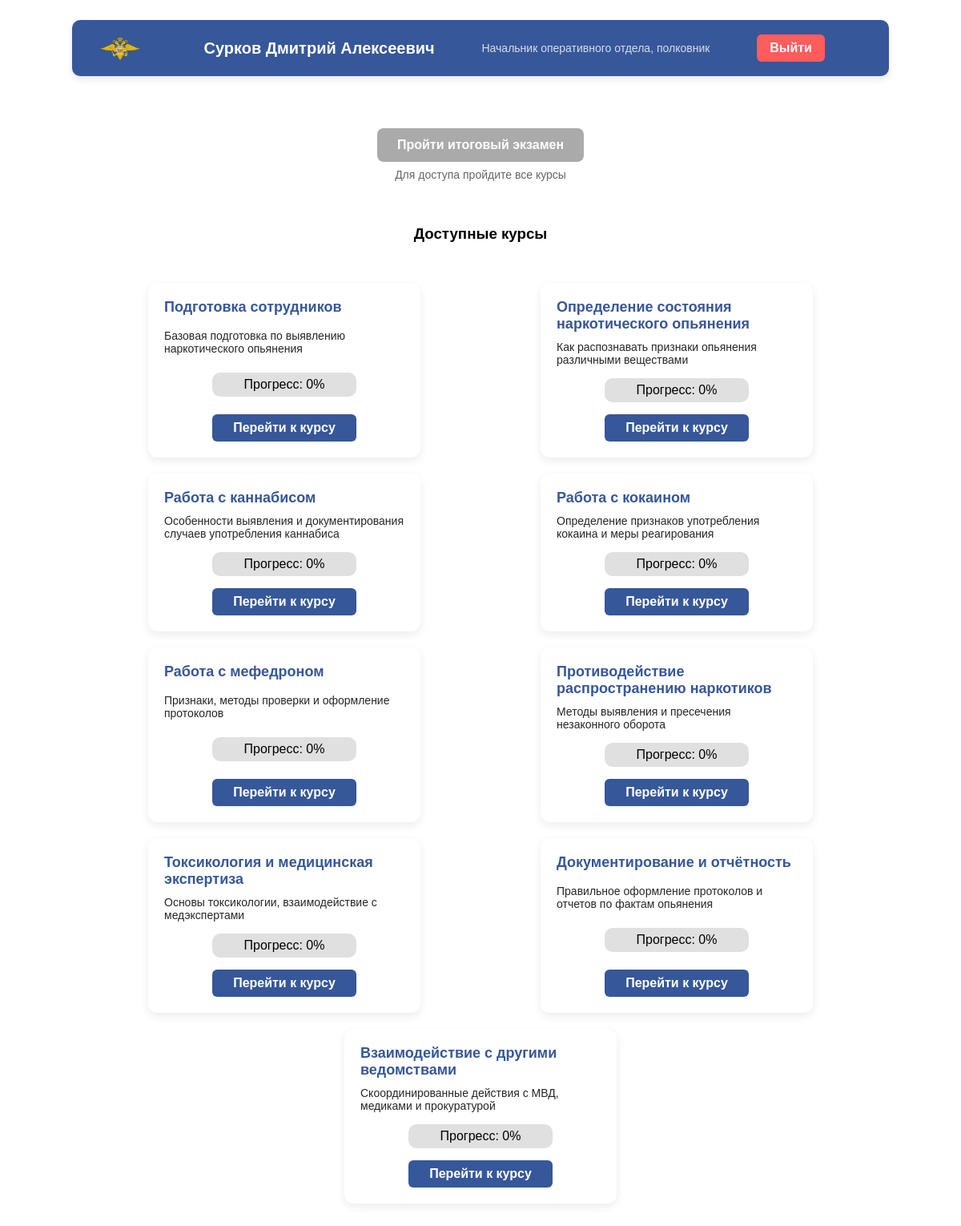
The app's page /student/dashboard.php (signed in) with its own data.
### tables this page shows
CREATE TABLE `users` (
  `id` int(11) NOT NULL,
  `personal_number` varchar(20) NOT NULL,
  `last_name` varchar(100) DEFAULT NULL,
  `first_name` varchar(100) DEFAULT NULL,
  `middle_name` varchar(100) DEFAULT NULL,
  `birth_date` date DEFAULT NULL,
  `passport_encrypted` text,
  `position` varchar(150) DEFAULT NULL,
  `rank` varchar(100) DEFAULT NULL,
  `role` enum('student','admin') NOT NULL,
  `password_hash` varchar(255) DEFAULT NULL,
  `created_at` timestamp NULL DEFAULT CURRENT_TIMESTAMP
);

CREATE TABLE `courses` (
  `id` int(11) NOT NULL,
  `title` varchar(255) DEFAULT NULL,
  `description` text,
  `is_active` tinyint(4) DEFAULT '1'
);

### student/dashboard.php (the view, shortened to what this page needs)
<?php
require '../config.php';
$userId = $_SESSION['user_id'];
$userStmt = $conn->prepare("
    SELECT last_name, first_name, middle_name, position, rank
    FROM users
    WHERE id = ?
");
$userStmt->bind_param('i', $userId);
$userStmt->execute();
$user = $userStmt->get_result()->fetch_assoc();
$coursesQuery = "
SELECT
    c.id,
    c.title,
    c.description,
    COUNT(DISTINCT a.id) AS total_articles,
    COUNT(DISTINCT ap.article_id) AS completed_articles
FROM courses c
LEFT JOIN topics t ON t.course_id = c.id
LEFT JOIN articles a ON a.topic_id = t.id
LEFT JOIN article_progress ap
    ON ap.article_id = a.id AND ap.user_id = ?
WHERE c.is_active = 1
GROUP BY c.id
";
$coursesStmt = $conn->prepare($coursesQuery);
$coursesStmt->bind_param('i', $userId);
$coursesStmt->execute();
$courses = $coursesStmt->get_result();
$coursesArr = [];
while ($course = $courses->fetch_assoc()) {
    $coursesArr[] = $course;
}
$totalCoursesStmt = $conn->query("
    SELECT COUNT(*) AS total
    FROM courses
    WHERE is_active = 1
");
$totalCourses = (int)$totalCoursesStmt->fetch_assoc()['total'];
$passedCoursesStmt = $conn->prepare("
    SELECT COUNT(*) AS passed
    FROM course_progress
    WHERE user_id = ?
");
$passedCoursesStmt->bind_param('i', $userId);
$passedCoursesStmt->execute();
$passedCourses = (int)$passedCoursesStmt->get_result()->fetch_assoc()['passed'];
$allCoursesCompleted = ($totalCourses > 0 && $totalCourses === $passedCourses);
?>
<!DOCTYPE html>
<html lang="ru">
<head>
    <link rel="stylesheet" href="../style.css">
</head>
<body>
<header class="student_header">
    <img src="../img/auth_img.png" alt="">
    <h2>
        <?= htmlspecialchars($user['last_name']) ?>
        <?= htmlspecialchars($user['first_name']) ?>
        <?= htmlspecialchars($user['middle_name']) ?>
    </h2>
    <p><?= htmlspecialchars($user['position']) ?>, <?= htmlspecialchars($user['rank']) ?></p>
    <a href="../logout.php">Выйти</a>
</header>
<div class="student_content">
    <div style="text-align:center; margin-bottom:30px;">
        <a href="<?= $allCoursesCompleted ? 'final_exam.php' : '#' ?>"
           class="final_exam_btn <?= $allCoursesCompleted ? '' : 'disabled' ?>">
            Пройти итоговый экзамен
        </a>
        <?php if (!$allCoursesCompleted): ?>
            <div style="margin-top:8px; color:#666; font-size:14px;">
                Для доступа пройдите все курсы
            </div>
        <?php endif; ?>
    </div>
    <h3>Доступные курсы</h3>
    <div class="curses_block">
        <?php if (empty($coursesArr)): ?>
            <p>Курсы не назначены</p>
        <?php else: ?>
            <?php foreach ($coursesArr as $course):
                $total = (int)$course['total_articles'];
                $completed = (int)$course['completed_articles'];
                $progress = ($total > 0) ? round(($completed / $total) * 100) : 0;
            ?>
                <div class="course-card">
                    <h4><?= htmlspecialchars($course['title']) ?></h4>
                    <p><?= htmlspecialchars($course['description']) ?></p>
                    <div class="progress" data-progress="<?= $progress ?>">
                        <span>Прогресс: <?= $progress ?>%</span>
                    </div>
                    <a href="course.php?id=<?= $course['id'] ?>">
                        Перейти к курсу
                    </a>
                </div>
            <?php endforeach; ?>
        <?php endif; ?>
    </div>
</div>
</body>
</html>

### style.css (style rules this page uses)
html { scroll-behavior: smooth; }
* { margin: 0 auto; padding: 0 auto; }
body { margin: 0; font-family: "Play", sans-serif; width: 100%; }
.student_header { background-color: #365799; display: flex; justify-content: space-between; align-items: center; padding: 0 30px; width: 80%; max-width: 1200px; height: 70px; margin: 25px auto 0 auto; border-radius: 10px; color: #fff; box-shadow: 0 4px 8px rgba(0, 0, 0, 0.1); }
.student_header img { width: 50px; margin-left: 5px; }
.student_header h2 { font-size: 20px; margin-left: 50px; }
.student_header p { font-size: 14px; opacity: 0.8; }
.student_header a { background-color: #ff5c5c; color: #fff; padding: 8px 16px; border-radius: 6px; font-weight: bold; text-decoration: none; margin-right: 50px; }
.student_content { margin-top: 50px; display: flex; flex-direction: column; width: 80%; }
.student_content h3 { margin-top: 25px; }
.curses_block { width: 100%; margin-top: 50px; display: flex; flex-wrap: wrap; justify-content: center; gap: 20px; margin-bottom: 50px; }
.course-card { background-color: #fff; border-radius: 12px; padding: 20px; width: 300px; box-shadow: 0 4px 12px rgba(0, 0, 0, 0.08); transition: 0.3s; display: flex; flex-direction: column; justify-content: space-between; }
.course-card h4 { margin: 0 0 10px 0; font-size: 18px; color: #365799; }
.course-card p { font-size: 14px; opacity: 0.85; margin-bottom: 15px; }
.course-card .progress { display: flex; text-align: center; background-color: #e0e0e0; border-radius: 10px; width: 60%; height: 30px; margin-bottom: 15px; }
.course-card .progress::after { content: ""; display: block; height: 100%; width: 0%; background-color: #365799; border-radius: 6px; transition: width 0.5s ease; }
.course-card .progress[data-progress]::after { width: attr(data-progress "%"); }
.progress span { display: flex; align-items: center; }
.course-card a { width: 60%; display: inline-block; background-color: #365799; color: #fff; text-align: center; padding: 8px 0; border-radius: 6px; font-weight: bold; text-decoration: none; }
.final_exam_btn { display: flex; background-color: #28a745; color: #fff; padding: 12px 25px; border-radius: 8px; font-weight: bold; text-decoration: none; transition: 0.3s; border: none; margin-top: 15px; cursor: pointer; }
.final_exam_btn.disabled { background-color: #aaa; cursor: not-allowed; pointer-events: none; }

### records on screen
users: last_name "Сурков", first_name "Дмитрий", middle_name "Алексеевич", position "Начальник оперативного отдела", rank "полковник"
courses: title "Подготовка сотрудников", description "Базовая подготовка по выявлению наркотического опьянения", progress "0"
courses: title "Определение состояния наркотического опьянения", description "Как распознавать признаки опьянения различными веществами", progress "0"
courses: title "Работа с каннабисом", description "Особенности выявления и документирования случаев употребления каннабиса", progress "0"
courses: title "Работа с кокаином", description "Определение признаков употребления кокаина и меры реагирования", progress "0"
courses: title "Работа с мефедроном", description "Признаки, методы проверки и оформление протоколов", progress "0"
courses: title "Противодействие распространению наркотиков", description "Методы выявления и пресечения незаконного оборота", progress "0"
courses: title "Токсикология и медицинская экспертиза", description "Основы токсикологии, взаимодействие с медэкспертами", progress "0"
courses: title "Документирование и отчётность", description "Правильное оформление протоколов и отчетов по фактам опьянения", progress "0"
courses: title "Взаимодействие с другими ведомствами", description "Скоординированные действия с МВД, медиками и прокуратурой", progress "0"
